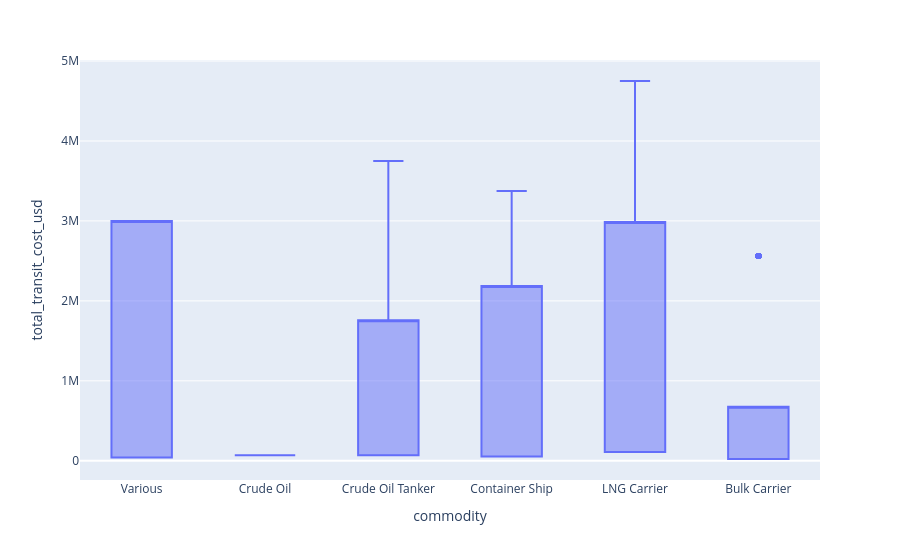

The notebook cell saved with this chart:
### Markdown cell above
Relation between total_transist_cost and Commodity

### Code cell
px.box(df, x='commodity', y='total_transit_cost_usd')

### Figure 1 — Plotly figure (JSON) as saved in the notebook; plotly's stock layout.template omitted (floating-point values rounded to 4 significant figures; data arrays with more than 128 entries replaced by an {"elided": "..."} marker saying what was removed)
{"data": [{"alignmentgroup": "True", "hovertemplate": "commodity=%{x}<br>total_transit_cost_usd=%{y}<extra></extra>", "legendgroup": "", "marker": {"color": "#636efa"}, "name": "", "notched": false, "offsetgroup": "", "orientation": "v", "showlegend": false, "type": "box", "x": {"elided": "1890 str values"}, "x0": " ", "xaxis": "x", "y": {"elided": "1890 int values"}, "y0": " ", "yaxis": "y"}], "layout": {"boxmode": "group", "legend": {"tracegroupgap": 0}, "margin": {"t": 60}, "xaxis": {"anchor": "y", "domain": [0, 1], "title": {"text": "commodity"}}, "yaxis": {"anchor": "x", "domain": [0, 1], "title": {"text": "total_transit_cost_usd"}}}}
